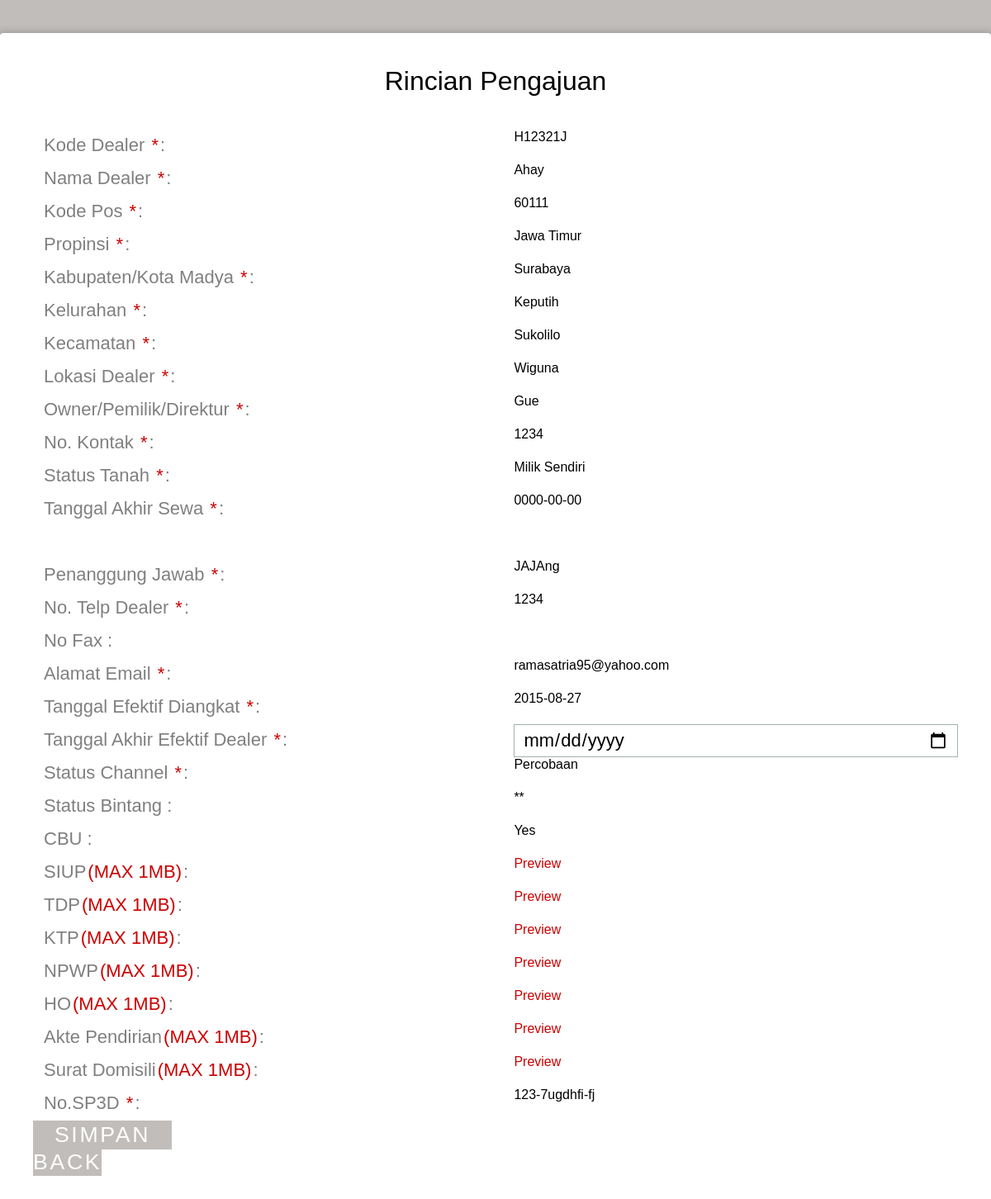
The page /admin_legal/perpanjang_coba_dealer_h1.php?id=9 (signed in) on the database its author committed.
### tables this page shows
CREATE TABLE IF NOT EXISTS `daftar_pengajuan` (
  `id_daftar` int(11) NOT NULL AUTO_INCREMENT,
  `id_admin` int(11) NOT NULL,
  `kode_dealer` varchar(15) NOT NULL,
  `tanggal_pengajuan` date NOT NULL,
  `jenis_pengajuan` varchar(35) NOT NULL,
  `channel` varchar(10) DEFAULT NULL,
  `status_channel` varchar(10) DEFAULT NULL,
  `jam_pengajuan` time NOT NULL,
  `comment_sv` varchar(50) DEFAULT NULL,
  `approval_sv` varchar(30) DEFAULT NULL,
  `nama_sv` varchar(30) NOT NULL,
  `waktu_approval_sv` datetime NOT NULL,
  `comment_manager` varchar(50) DEFAULT NULL,
  `approval_manager` varchar(30) DEFAULT NULL,
  `nama_manager` varchar(30) NOT NULL,
  `waktu_approval_manager` datetime NOT NULL,
  `comment_divhead` varchar(50) DEFAULT NULL,
  `approval_divhead` varchar(30) DEFAULT NULL,
  `nama_divhead` varchar(30) NOT NULL,
  `waktu_approval_divhead` datetime NOT NULL,
  `legalisir_admin` varchar(20) DEFAULT NULL,
  `waktu_legalisir` date NOT NULL,
  `perpanjangan` date DEFAULT NULL,
  PRIMARY KEY (`id_daftar`)
);

CREATE TABLE IF NOT EXISTS `daftar_dealer` (
  `kode_dealer` varchar(15) NOT NULL,
  `nama_dealer` varchar(50) NOT NULL,
  `id_kodepos` int(11) NOT NULL,
  `lokasi` varchar(30) NOT NULL,
  `owner` varchar(30) NOT NULL,
  `kontak` varchar(12) NOT NULL,
  `status_tanah` varchar(30) NOT NULL,
  `akhir_sewa` date DEFAULT NULL,
  `status_dealer` varchar(10) DEFAULT NULL,
  `siop` varchar(50) DEFAULT NULL,
  `tdp` varchar(50) DEFAULT NULL,
  `ktp` varchar(50) DEFAULT NULL,
  `npwp` varchar(50) DEFAULT NULL,
  `ho` varchar(50) DEFAULT NULL,
  `akte` varchar(50) DEFAULT NULL,
  `surat_domisili` varchar(50) DEFAULT NULL,
  `waktucreate` datetime NOT NULL,
  `waktumodify` datetime DEFAULT NULL,
  PRIMARY KEY (`kode_dealer`)
);

CREATE TABLE IF NOT EXISTS `kodepos` (
  `id_kodepos` int(5) NOT NULL AUTO_INCREMENT,
  `kodepos` int(11) DEFAULT NULL,
  `kelurahan` varchar(50) DEFAULT NULL,
  `kecamatan` varchar(50) DEFAULT NULL,
  `jenis` varchar(50) DEFAULT NULL,
  `kabupaten` varchar(50) DEFAULT NULL,
  `propinsi` varchar(50) DEFAULT NULL,
  PRIMARY KEY (`id_kodepos`)
);

CREATE TABLE IF NOT EXISTS `channel_h1` (
  `id_channel` varchar(15) NOT NULL,
  `pj` varchar(20) NOT NULL,
  `no_telp` varchar(12) NOT NULL,
  `no_fax` varchar(12) DEFAULT NULL,
  `email` varchar(50) NOT NULL,
  `tgl_efektif` date NOT NULL,
  `tgl_akhir` date NOT NULL,
  `status_channel` varchar(10) NOT NULL,
  `status_bintang` varchar(5) DEFAULT NULL,
  `cbo` varchar(30) DEFAULT NULL,
  `no_sp3d` varchar(30) DEFAULT NULL,
  `waktucreate` datetime NOT NULL,
  `waktumodify` datetime DEFAULT NULL,
  PRIMARY KEY (`id_channel`)
);

### admin_legal/perpanjang_coba_dealer_h1.php (the view, shortened to what this page needs)
<?php
$id=$_GET['id'];
if(isset($_SESSION['status'])&&$_SESSION['status']=='admin'){
$sql=mysql_fetch_array(mysql_query("select * from daftar_pengajuan a, daftar_dealer b, kodepos c, channel_h1 d where a.id_daftar = '$id' and a.kode_dealer = b.kode_dealer and b.id_kodepos = c.id_kodepos and b.kode_dealer = d.id_channel"));
?>
<!DOCTYPE html>
<html >
  <head>
    <link href='../css/css.css' rel='stylesheet' type='text/css'>
    <link rel="stylesheet" href="css/normalize.css">
    <link rel="stylesheet" href="css/style.css">
  </head>
  <body>
    <div class="form">
      <div>
        <div id="h1">
          <h1>Rincian Pengajuan</h1>
         <form name="edit" action="submit_perpanjang_coba_h1.php?id=<?php echo $id ?>&kode=<?php echo $sql['kode_dealer'] ?>&sv=<?php echo $sql['nama_sv'] ?>&manager=<?php echo $sql['nama_manager'] ?>&divhead=<?php echo $sql['nama_divhead'] ?>" method="post" onSubmit="validate()">
          <div class="top-row">
          <div class="field-wrap">
              <label>
              Kode Dealer <span class="req">*</span>:
            </label>
		  </div>
		  <div class="field-wrap"><span><?php echo $sql['kode_dealer'] ?></span>
          </div>
          </div>
          <div class="top-row">
          <div class="field-wrap">
              <label>
              Nama Dealer <span class="req">*</span>:
            </label>
		  </div>
		  <div class="field-wrap"><span><?php echo $sql['nama_dealer'] ?></span>
          </div>
          </div>
          <div class="top-row">
          <div class="field-wrap">
              <label>
              Kode Pos <span class="req">*</span>:
            </label>
		  </div>
		  <div class="field-wrap"><span><?php echo $sql['kodepos'] ?></span>
          </div>
          </div>
          <div class="top-row">
          <div class="field-wrap">
              <label>
              Propinsi <span class="req">*</span>:
            </label>
		  </div>
		  <div class="field-wrap"><span><?php echo $sql['propinsi'] ?></span>
          </div>
          </div>
		  <div class="top-row">
          <div class="field-wrap">
              <label>
              Kabupaten/Kota Madya <span class="req">*</span>:
            </label>
		  </div>
		  <div class="field-wrap"><span><?php echo $sql['kabupaten'] ?></span>
          </div>
          </div>
		  <div class="top-row">
          <div class="field-wrap">
              <label>
              Kelurahan <span class="req">*</span>:
            </label>
		  </div>
		  <div class="field-wrap"><span><?php echo $sql['kelurahan'] ?></span>
          </div>
          </div>
		  <div class="top-row">
          <div class="field-wrap">
              <label>
              Kecamatan <span class="req">*</span>:
            </label>
		  </div>
		  <div class="field-wrap"><span><?php echo $sql['kecamatan'] ?></span>
          </div>
          </div>
		  <div class="top-row">
          <div class="field-wrap">
              <label>
              Lokasi Dealer <span class="req">*</span>:
            </label>
		  </div>
		  <div class="field-wrap"><span><?php echo $sql['lokasi'] ?></span>
          </div>
          </div>
		  <div class="top-row">
          <div class="field-wrap">
              <label>
              Owner/Pemilik/Direktur <span class="req">*</span>:
            </label>
		  </div>
		  <div class="field-wrap"><span><?php echo $sql['owner'] ?></span>
          </div>
          </div>
		  <div class="top-row">
          <div class="field-wrap">
              <label>
              No. Kontak <span class="req">*</span>:
            </label>
		  </div>
		  <div class="field-wrap"><span><?php echo $sql['kontak'] ?></span>
          </div>
          </div>
		  <div class="top-row">
          <div class="field-wrap">
              <label>
              Status Tanah <span class="req">*</span>:
            </label>
		  </div>
		  <div class="field-wrap">
          <span><?php echo $sql['status_tanah'] ?></span>
          </div>
          </div>
		  <div class="top-row" id="tanggalsewa">
            <div class="field-wrap">
              <label>
                Tanggal Akhir Sewa <span class="req">*</span>:
              </label>
            </div>
              <div class="field-wrap">
              <span><?php echo $sql['akhir_sewa'] ?></span>
			  </div>
          </div>
          <div class="top-row">
          </div>
		  <div class="top-row">
          <div class="field-wrap">
              <label>
              Penanggung Jawab <span class="req">*</span>:
            </label>
		  </div>
		  <div class="field-wrap"><span><?php echo $sql['pj'] ?></span>
          </div>
          </div>
		  <div class="top-row">
          <div class="field-wrap">
              <label>
              No. Telp Dealer <span class="req">*</span>:
            </label>
		  </div>
		  <div class="field-wrap"><span><?php echo $sql['no_telp'] ?></span>
          </div>
          </div>
		  <div class="top-row">
          <div class="field-wrap">
              <label>
              No Fax :
            </label>
		  </div>
          </div>
		  <div class="top-row">
          <div class="field-wrap">
              <label>
              Alamat Email <span class="req">*</span>:
            </label>
		  </div>
		  <div class="field-wrap"><span><?php echo $sql['email'] ?></span>
          </div>
          </div>
		  <div class="top-row">
          <div class="field-wrap">
              <label>
              Tanggal Efektif Diangkat <span class="req">*</span>:
            </label>
		  </div>
		  <div class="field-wrap"><span><?php echo $sql['tgl_efektif'] ?></span>
          </div>
          </div>
		  <div class="top-row">
          <div class="field-wrap">
              <label>
              Tanggal Akhir Efektif Dealer <span class="req">*</span>:
            </label>
		  </div>
		  <div class="field-wrap"><input name="tgl_akhir" type="date" required/>
          </div>
          </div>
		  <div class="top-row">
          <div class="field-wrap">
              <label>
              Status Channel <span class="req">*</span>:
            </label>
		  </div>
		  <div class="field-wrap"><span><?php echo $sql['status_channel'] ?></span>
          </div>
          </div>
		  <div class="top-row">
          <div class="field-wrap">
              <label>
              Status Bintang :
            </label>
		  </div>
		  <div class="field-wrap"><span><?php echo $sql['status_bintang'] ?></span>
		  </div>
          </div>
		  <div class="top-row">
          <div class="field-wrap">
              <label>
              CBU :
            </label>
		  </div>
		  <div class="field-wrap"><span><?php echo $sql['cbo'] ?></span>
		  </div>
          </div>
		  <div class="top-row">
          <div class="field-wrap">
              <label>
              SIUP<span class="req">(MAX 1MB)</span>:
            </label>
		  </div>
		  <div class="field-wrap"><a href="<?php echo $sql['siop'] ?>"target="_blank">Preview</a>
          </div>
          </div>
		  <div class="top-row">
          <div class="field-wrap">
              <label>
              TDP<span class="req">(MAX 1MB)</span>:
            </label>
		  </div>
		  <div class="field-wrap"><a href="<?php echo $sql['tdp'] ?>"target="_blank">Preview</a>
          </div>
          </div>
		  <div class="top-row">
          <div class="field-wrap">
              <label>
              KTP<span class="req">(MAX 1MB)</span>:
            </label>
		  </div>
		  <div class="field-wrap"><a href="<?php echo $sql['ktp'] ?>"target="_blank">Preview</a>
          </div>
          </div>
		  <div class="top-row">
          <div class="field-wrap">
              <label>
              NPWP<span class="req">(MAX 1MB)</span>:
            </label>
		  </div>
		  <div class="field-wrap"><a href = "<?php echo $sql['npwp'] ?>"target="_blank">Preview</a>
          </div>
          </div>
		  <div class="top-row">
          <div class="field-wrap">
              <label>
              HO<span class="req">(MAX 1MB)</span>:
            </label>
		  </div>
		  <div class="field-wrap"><a href= "<?php echo $sql['ho'] ?>"target="_blank">Preview</a>
          </div>
          </div>
		  <div class="top-row">
          <div class="field-wrap">
            <label>
              Akte Pendirian<span class="req">(MAX 1MB)</span>:
            </label>
		  </div>
		  <div class="field-wrap"><a href = "<?php echo $sql['akte'] ?>"target="_blank">Preview</a>
          </div>
          </div>
		  <div class="top-row">
          <div class="field-wrap">
              <label>
              Surat Domisili<span class="req">(MAX 1MB)</span>:
            </label>
		  </div>
		  <div class="field-wrap"><a href = "<?php echo $sql['surat_domisili'] ?>"target="_blank">Preview</a>
          </div>
          </div>
		 <div class="top-row">
          <div class="field-wrap">
              <label>
              No.SP3D <span class="req">*</span>:
            </label>
		  </div>
		  <div class="field-wrap"><span><?php echo $sql['no_sp3d'] ?></span>
          </div>
          </div>
		            <button type="submit" class="button button-block"/>Simpan</button>
					<a class="button"href="index.php"/>Back</a>
		  </form>
        </div>
      </div>
</div>
  </body>
</html>
<?php
}else{
?>
<script>document.location.href="../"</script>
<?php
}
?>

### admin_legal/css/style.css (style rules this page uses)
*, *:before, *:after { box-sizing: border-box; }
html { overflow-y: scroll; }
body { background: #c1bdba; font-family: 'Titillium Web', sans-serif; }
a { text-decoration: none; color: #cc0000; -webkit-transition: .5s ease; transition: .5s ease; }
.form { background: #ffffff; padding: 40px; max-width: 1200px; margin: 40px auto; border-radius: 4px; box-shadow: 0 4px 10px 4px rgba(19, 35, 47, 0.3); }
h1 { text-align: center; color: #000000; font-weight: 300; margin: 0 0 40px; }
label { position: absolute; -webkit-transform: translateY(6px); -ms-transform: translateY(6px); transform: translateY(6px); left: 13px; color: rgba(0, 0, 0, 0.5); -webkit-transition: all 0.25s ease; transition: all 0.25s ease; -webkit-backface-visibility: hidden; pointer-events: none; font-size: 22px; }
label .req { margin: 2px; color: #cc0000; }
input, textarea { font-size: 22px; display: block; width: 100%; height: 100%; padding: 5px 10px; background: none; background-image: none; border: 1px solid #a0b3b0; color: #000000; border-radius: 0; -webkit-transition: border-color .25s ease, box-shadow .25s ease; transition: border-color .25s ease, box-shadow .25s ease; }
.field-wrap { position: relative; margin-bottom: 40px; }
.top-row:after { content: ""; display: table; clear: both; }
.top-row > div { float: left; width: 48%; margin-right: 4%; }
.top-row > div:last-child { margin: 0; }
.button { border: 0; outline: none; border-radius: 0; padding: 2px 0; font-size: 20pt; font-weight: 6; text-transform: uppercase; letter-spacing: .1em; background: #c1bdba; color: #ffffff; -webkit-transition: all 0.5s ease; transition: all 0.5s ease; -webkit-appearance: none; }
.button-block { display: block; width: 15%; }

### rows shown on the page
daftar_pengajuan: kode_dealer.kode_dealer "H12321J", kode_dealer.nama_dealer "Ahay", kodepos.kodepos "60111", kodepos.propinsi "Jawa Timur", kodepos.kabupaten "Surabaya", kodepos.kelurahan "Keputih", kodepos.kecamatan "Sukolilo", kode_dealer.lokasi "Wiguna", kode_dealer.owner "Gue", kode_dealer.kontak "1234", kode_dealer.status_tanah "Milik Sendiri", kode_dealer.akhir_sewa "0000-00-00", channel_h1.pj "JAJAng", channel_h1.no_telp "1234", channel_h1.email "ramasatria95@yahoo.com", channel_h1.tgl_efektif "2015-08-27", channel_h1.status_channel "Percobaan", channel_h1.status_bintang "**", channel_h1.cbo "Yes", channel_h1.no_sp3d "123-7ugdhfi-fj"
